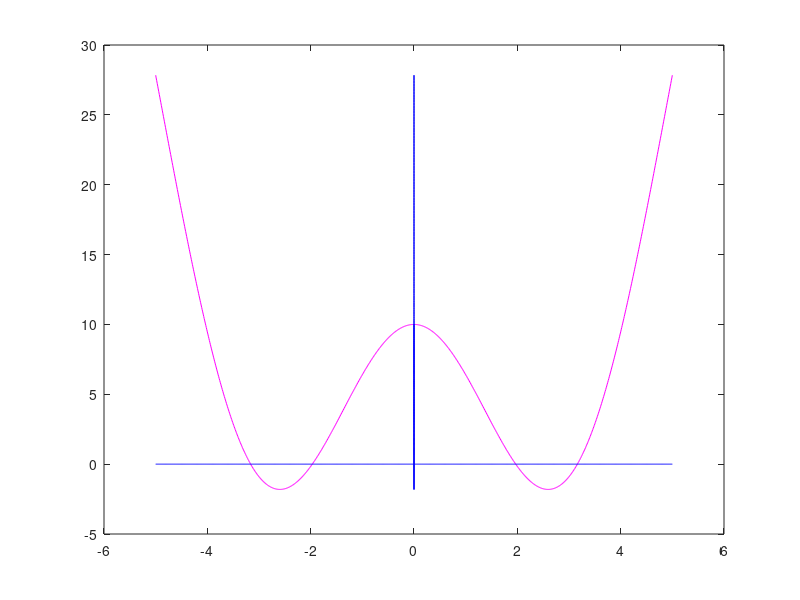

Recreate this plot in MATLAB.
clc
clear
x(1) = input('Masukkan taksiran akar: ');
N = input('Masukkan iterasi maksimum: ');
e = input('Masukkan toleransi error: ');
 
f = inline('x.^2+10*cos(x)');
ft = inline('2*x-10*sin(x)');
y(1) = f(x(1));
yt(1) = ft(x(1));
 
for i=2:N+1 
    bagi = y(i-1)/yt(i-1);
    x(i) = x(i-1)-bagi;
    y(i) = f(x(i));
    yt(i) = ft(x(i));
    mutlak = abs(y(i));
    fprintf('Nilai akar x(%d) = %f\n', i-1, x(i))
    fprintf('Nilai akar y(%d) = %f\n', i-1, y(i))
    if mutlak<e
        break
    end
end
 
fprintf('Error = %f\n', mutlak)
fprintf('Jumlah iterasi = %f\n', i-1)
        
x = -5:0.01:5;
y = x.^2+10*cos(x);
panj1 = length(x);
ynol = zeros(1,panj1);
panj2 = length(y);
xnol = zeros(1,panj2);
plot(x,y,'m',x,ynol,'b',xnol,y,'b')
